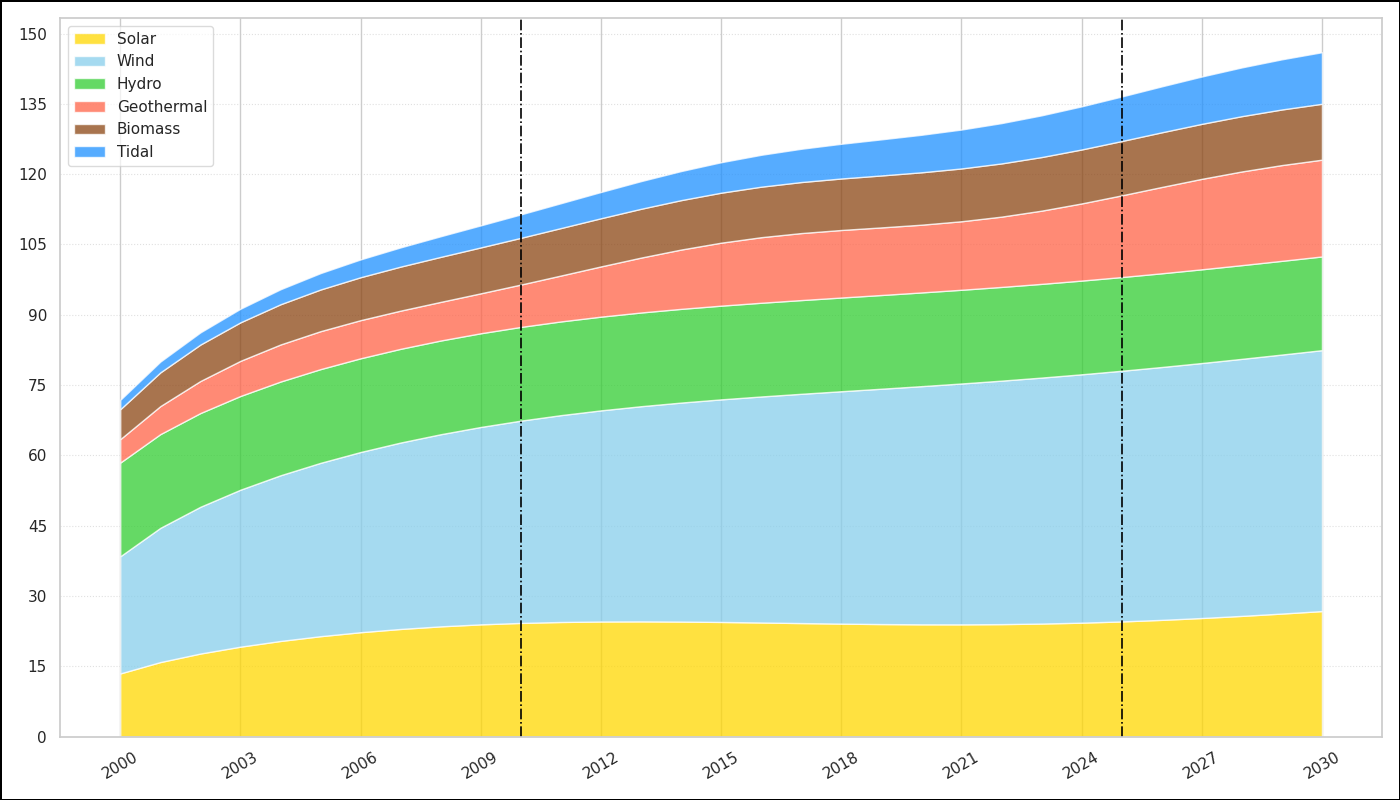

This chart was generated by the following Python code:
import matplotlib.pyplot as plt
import numpy as np

years = np.arange(2000, 2031)

solar_energy = 10 + 5 * np.log1p(years - 1999) + 2 * np.sin((years - 2000) / 5)
wind_energy = 15 + 10 * np.sqrt(years - 1999) - 0.5 * (years - 2000)
hydro_energy = np.full(years.shape, 20)
geothermal_energy = 5 + 0.5 * (years - 2000) + 1 * np.sin((years - 2000) / 2)
biomass_energy = 5 + 2 * np.log1p(years - 1999)
tidal_energy = 2 + 0.3 * (years - 2000)

energy_sources = np.row_stack((solar_energy, wind_energy, hydro_energy, geothermal_energy, biomass_energy, tidal_energy))

fig, ax = plt.subplots(figsize=(14, 8))

colors = ['#FFD700', '#87CEEB', '#32CD32', '#FF6347', '#8B4513', '#1E90FF']

ax.stackplot(years, energy_sources, colors=colors, alpha=0.75)

# Altered grid style and position of x-ticks and y-ticks
ax.set_xticks(np.arange(2000, 2031, 3)) # Randomly change interval
ax.set_yticks(np.arange(0, 151, 15)) # Randomly change interval
ax.yaxis.grid(True, linestyle=':', linewidth=0.8, alpha=0.6) # Different grid style

# Alter vertical line styles and positions
for year in {2010, 2025}:
    ax.axvline(x=year, color='black', linestyle='-.', linewidth=1.2)

# Add border with a different color and style
fig.patch.set_linewidth(1)
fig.patch.set_edgecolor('black')

plt.xticks(rotation=30) # Slightly alter rotation for variation

# Legend alterations
legend_labels = ['Solar', 'Wind', 'Hydro', 'Geothermal', 'Biomass', 'Tidal']
ax.legend(legend_labels, loc='upper left', framealpha=0.7)

plt.tight_layout()

plt.show()
